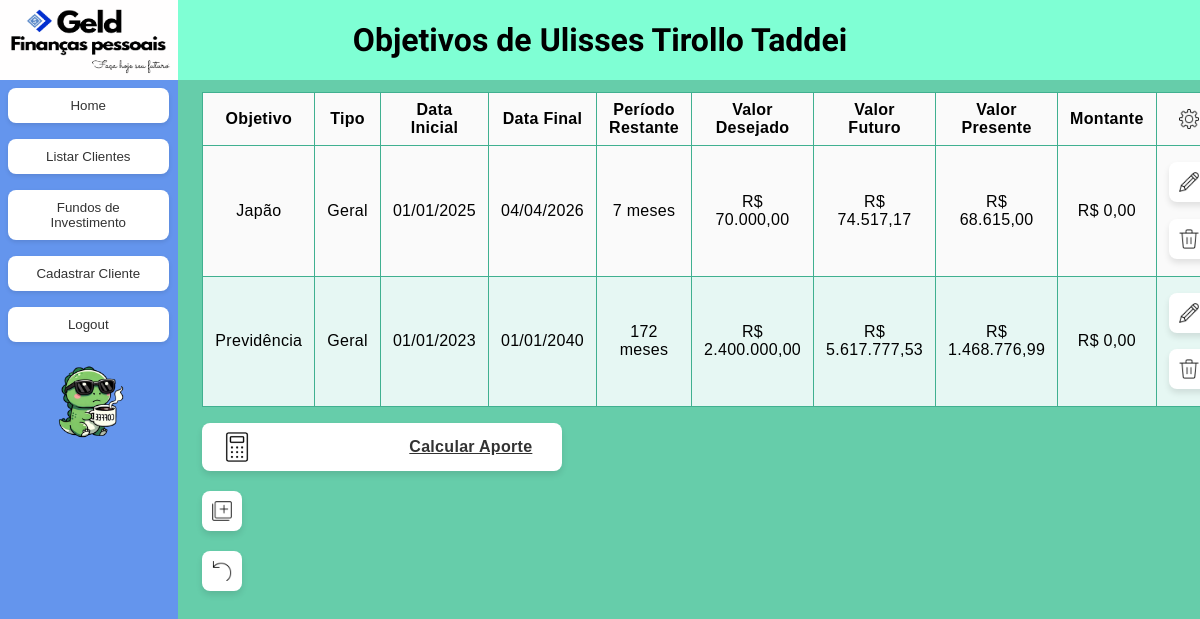
/cliente/1/listar_objetivos (signed in), run on the app's committed database.
### app/models/geld_models.py (models this page shows)
class Cliente(Base):
    __tablename__ = 'clientes'
    id = Column(Integer, primary_key = True)
    nome = Column(String, nullable = False)
    nascimento = Column(DateTime, nullable = False)
    cep = Column(Integer)
    endereco = Column(String)
    escolaridade = Column(String)
    cpf = Column(String(11), nullable = False, unique = True)
    email = Column(String, nullable = False, unique = True)
    telefone = Column(String, nullable = False)
    banco = Column(Enum(BancoEnum), nullable = False)
    status = Column(Enum(StatusEnum), nullable = False)
    objetivos = relationship("Objetivo", back_populates = "cliente", cascade = "all, delete-orphan")
    posicoes_fundo = relationship("PosicaoFundo", back_populates="cliente", cascade="all, delete-orphan")
    transacoes = relationship("Transacao", back_populates="cliente", cascade="all, delete-orphan")

class Objetivo(Base):
    __tablename__ = 'objetivos'
    id = Column(Integer, primary_key = True)
    cliente_id = Column(Integer, ForeignKey('clientes.id'), nullable = False)
    nome_objetivo = Column(String, nullable =False)
    tipo_objetivo = Column(Enum(TipoObjetivoEnum), nullable=False, default=TipoObjetivoEnum.geral)
    valor_final = Column(Numeric(15,2), nullable = False)
    valor_real = Column(Numeric(15,2), nullable = False)
    valor_inicial = Column(Numeric(15,2), nullable = False)
    data_inicial = Column(DateTime, nullable = False)
    data_final = Column(DateTime, nullable = False)
    @property
    def duracao_meses(self):
        data_atual = datetime.now()
        return (self.data_final.year - data_atual.year) * 12 + (self.data_final.month - data_atual.month)
    cliente = relationship("Cliente", back_populates = "objetivos")

class IndicadoresEconomicos(Base):
    __tablename__ = 'indicadores_economicos'
    id = Column(Integer, primary_key=True)
    ipca = Column(Float)
    ipca_mes = Column(Float, default=0)
    data_atualizacao = Column(DateTime, default=datetime.now)

### app/routes/objetivo.py (the view, shortened to what this page needs)
@objetivo_bp.route('/cliente/<int:cliente_id>/listar_objetivos')
@login_required
def listar_objetivos(cliente_id):
    try:
        db = create_session()
        global_service = GlobalServices(db)
        cliente = global_service.get_by_id(Cliente, cliente_id)
        if not cliente:
            flash('Cliente não encontrado')
            return redirect(url_for('cliente.listar_clientes'))
        objetivos = db.query(Objetivo).filter(Objetivo.cliente_id == cliente_id).all()
        ipca_mes = db.query(IndicadoresEconomicos.ipca_mes).order_by(IndicadoresEconomicos.data_atualizacao.desc()).scalar() or 0
        calcular_aporte = request.args.get('calcular', 'false') == 'true'
        calculo_aportes = None
        return render_template('objetivo/listar_objetivos.html',
                              objetivos=objetivos,
                              cliente=cliente,
                              ipca_mes=ipca_mes,
                              calculo_aportes=calculo_aportes,
                              mostrar_calculo=calcular_aporte)
    except Exception as e:
        import traceback
        traceback.print_exc()
        flash(f'Erro ao listar objetivos: {str(e)}')
        return redirect(url_for('cliente.area_cliente', cliente_id=cliente_id))
    finally:
        if 'db' in locals() and db:
            db.close()

### app/models/geld_models.py (called while the page is built)
def create_session():
    engine = create_engine(DATABASE_URL)
    Session = sessionmaker(bind = engine)
    return Session()

### app/services/global_services.py (called while the page is built)
def login_required(f):
    @wraps(f)
    def decorated_function(*args, **kwargs):
        if 'logged_in' not in session:
            return redirect(url_for('auth.login'))
        return f(*args, **kwargs)
    return decorated_function

    def get_by_id(self, model_class: Type[class_set], instance_id: int)-> Optional[class_set]:
        try:
            return self.db.query(model_class).filter(model_class.id == instance_id).first()
        except Exception as e:
            raise e

### app/templates/objetivo/listar_objetivos.html (shortened to what this page needs)
{% extends "base.html" %}
{% block header %}Objetivos de {{cliente.nome}} {% endblock %}
{% block content %}
<div class="center">
    <table class="table">
        <thead>
            <tr>
                <th>Objetivo</th>
                <th>Tipo</th>
                <th>Data Inicial</th>
                <th>Data Final</th>
                <th>Período Restante</th>
                <th>Valor Desejado</th>
                <th class="tooltip" data-tooltip="Valor Desejado aplicado inflação no final do período">Valor Futuro</th>
                <th class="tooltip" data-tooltip="Valor necessário atualmente para atingir o objetivo com IPCA+3,5%">Valor Presente</th>
                <th>Montante</th>
                <th><img src="{{ url_for('static', filename='icons/cog.png') }}" class="img"></th>
            </tr>
        </thead>
        <tbody>
            {% for objetivo in objetivos %}
            <tr>
                <td>{{ objetivo.nome_objetivo }}</td>
                <td><span class="badge-tipo-objetivo {{ 'badge-previdencia' if objetivo.tipo_objetivo.value == 'previdencia' else 'badge-geral' }}">
                 {{ objetivo.tipo_objetivo.value.title() }}</span>
                </td>
                <td>{{ objetivo.data_inicial.strftime('%d/%m/%Y')  }}</td>
                <td>{{ objetivo.data_final.strftime('%d/%m/%Y') }}</td>
                <td>{{ objetivo.duracao_meses}} meses</td>
                <td>R$ {{ '{:,.2f}'.format(objetivo.valor_final).replace(',', ' ').replace('.', ',').replace(' ', '.') }} </td>
                <td>R$ {{ '{:,.2f}'.format(objetivo.valor_final|float * ((1+ipca_mes/100)**((objetivo.data_final.year - objetivo.data_inicial.year) * 12 + (objetivo.data_final.month - objetivo.data_inicial.month)))).replace(',', ' ').replace('.', ',').replace(' ', '.') }}</td>
                <td>
                    {% set valor_futuro_corrigido = objetivo.valor_final|float * ((1+ipca_mes/100)**objetivo.duracao_meses) %}
                    {% set taxa_anual_adicional = 3.5 %}
                    {% set taxa_mensal = ipca_mes/100 + ((1 + taxa_anual_adicional/100) ** (1/12)) - 1 %}
                    {% if taxa_mensal == 0 %}
                        {% set valor_presente_necessario = valor_futuro_corrigido %}
                    {% else %}
                        {% set valor_presente_necessario = valor_futuro_corrigido / ((1 + taxa_mensal) ** objetivo.duracao_meses) %}
                    {% endif %}
                    R$ {{ '{:,.2f}'.format(valor_presente_necessario).replace(',', ' ').replace('.', ',').replace(' ', '.') }}
                </td>
                <td>R$ {{ '{:,.2f}'.format(objetivo.valor_real).replace(',', ' ').replace('.', ',').replace(' ', '.') }}</td>
                <td>
                    <form action="{{ url_for('objetivo.edit_objetivo', objetivo_id=objetivo.id) }}" method="GET">
                        <button class="smlBtn"><img src="{{ url_for('static', filename='icons/edit.png') }}" class="sml-btn-icon"></button>
                    </form>
                    <form action="{{ url_for('objetivo.delete_objetivo', objetivo_id=objetivo.id) }}" method="POST" class="inline">
                        <button type="submit" onclick="return confirm('Tem certeza que deseja deletar este objetivo?')" class="smlBtnDel">
                        <img src="{{ url_for('static', filename='icons/trash.png') }}" class="sml-btn-icon"></button>
                    </form>
                </td>
            </tr>
            {% endfor %}
        </tbody>
    </table>
    <div class="class_func">
        {% if mostrar_calculo is defined and mostrar_calculo %}
        <p><small>Taxa IPCA + 3,5% ao ano</small></p>
        {% else %}
        <a href="{{ url_for('objetivo.listar_objetivos', cliente_id=cliente.id, calcular='true') }}" class="bigBtn">
            Calcular Aporte<img src="{{ url_for('static', filename='icons/calculadora.png') }}" class="btn-icon">
        </a>
        {% endif %}
    </div>
    <div style="margin-top: 20px;">
        <button title="Adicionar" class="smlBtn" onclick="window.location.href='{{ url_for('objetivo.add_objetivo', cliente_id=cliente.id) }}'">
            <img src="{{ url_for('static', filename='icons/add.png') }}" class="sml-btn-icon">
        </button>
        <button title="Voltar" class="smlBtn" onclick="window.location.href='{{ url_for('cliente.area_cliente', cliente_id=cliente.id) }}'">
            <img src="{{ url_for('static', filename='icons/back.png') }}" class="sml-btn-icon">
        </button>
    </div>
</div>
{% endblock %}

### app/static/styles.css (style rules this page uses)
.center { background-color: mediumaquamarine; position: fixed; padding-left: 2%; padding-top: 1%; top: 10%; left: calc(10vh * (903 / 405)); width: calc(100% - (10vh * (903 / 405))); height: 90%; overflow-y: scroll; font-family: 'Poppins', sans-serif; letter-spacing: 0.3px; box-sizing: border-box; }
.table { background-color: mediumaquamarine; border-collapse: collapse; text-align: left; width: 90%; }
.table tr:nth-child(odd) { background-color: #fafafa; }
.table tr:nth-child(even) { background-color: #e6f7f3; }
.table td, .table th { padding: 8px 12px; border: 1px solid #40b090; text-align: center; }
form { display: table; border-collapse: separate; border-spacing: 0 .5rem; }
.smlBtn { background-color: #ffffff; border: none; border-radius: 8px; padding: 5px 10px; width: 40px; color: #333; font-weight: 600; font-size: 16px; transition: all 0.3s ease; box-shadow: 0 4px 6px rgba(0,0,0,0.1); text-align: right; position: relative; margin-bottom: 2%; display:flow-root; height: 40px; }
.smlBtnDel { background-color: #ffffff; border: none; border-radius: 8px; padding: 5px 10px; width: 40px; color: #333; font-weight: 600; font-size: 16px; transition: all 0.3s ease; box-shadow: 0 4px 6px rgba(0,0,0,0.1); text-align: right; position: relative; margin-bottom: 2%; display:flow-root; height: 40px; }
.bigBtn { background-color: #ffffff; border: none; border-radius: 8px; padding: 15px 30px; width: 300px; color: #333; font-weight: 600; font-size: 16px; transition: all 0.3s ease; box-shadow: 0 4px 6px rgba(0,0,0,0.1); text-align: right; position: relative; margin-bottom: 2%; display:flow-root; }
.btn-icon { position: absolute; left: 20px; top: 50%; transform: translateY(-50%); width: 30px; height: 30px; object-fit: contain; }
.sml-btn-icon { position:absolute; transform: translateY(-50%); width: 30px; height: 30px; object-fit: contain; }
img { max-width: 50%; height: auto; display: block; margin-left: auto; margin-right: auto; }
.tooltip { position: relative; cursor: help; }
.tooltip::after { content: attr(data-tooltip); position: absolute; top: 0; left: 0; width: 100%; height: 100%; background-color: rgba(0, 0, 0, 0.9); color: white; display: flex; align-items: center; justify-content: center; font-size: 11px; font-weight: normal; text-align: center; opacity: 0; transition: opacity 0.3s; pointer-events: none; z-index: 1000; border-radius: 4px; }

### data on the page
Cliente: nome "Ulisses Tirollo Taddei"
Objetivo: nome_objetivo "Japão", tipo_objetivo.value "Geral", data_inicial "01/01/2025", data_final "04/04/2026", duracao_meses "7", valor_final "70.000,00", valor_final+data_final+data_inicial "74.517,17", value "68.615,00", valor_real "0,00"
Objetivo: nome_objetivo "Previdência", tipo_objetivo.value "Geral", data_inicial "01/01/2023", data_final "01/01/2040", duracao_meses "172", valor_final "2.400.000,00", valor_final+data_final+data_inicial "5.617.777,53", value "1.468.776,99", valor_real "0,00"
